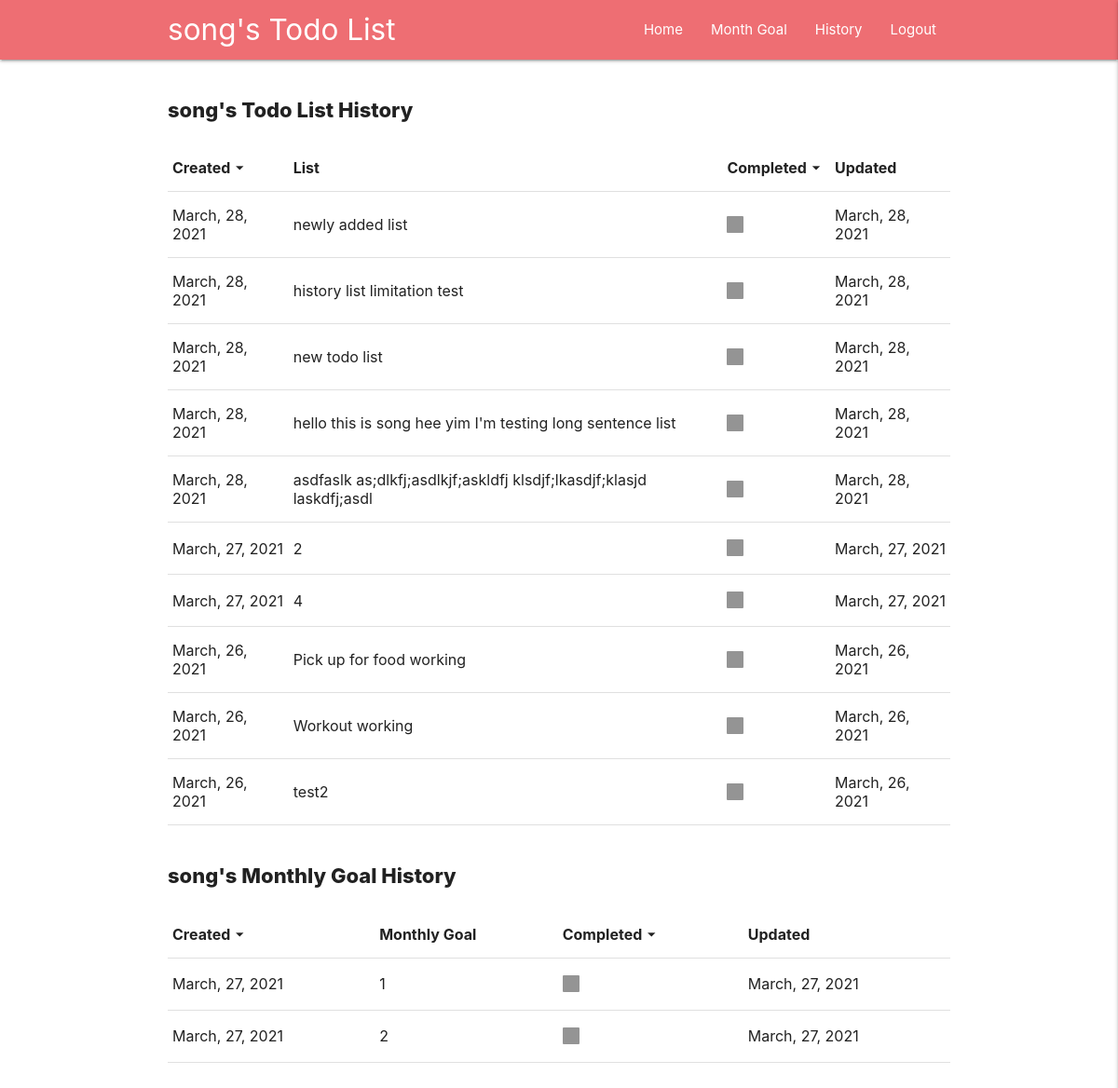
Screenshot of /history (signed in) with the database file from the repository.
### write_list/models.py (models this page shows, shortened)
class List(models.Model):
    user = models.ForeignKey(
        User, on_delete=models.CASCADE)
    cleared = models.BooleanField(default=False)
    todo_list = models.CharField(max_length=5000)
    created = models.DateTimeField(auto_now=True)
    updated_time = models.DateTimeField(auto_now_add=True, null=True)

### write_list/views.py (the view)
# urls.py: path('history', views.history, name='history'),
@ login_required(login_url='/login')
def history(request):
    userid = request.user.id
    daily = getData(userid, True)
    month = get_monthly_data(userid, True)
    send_data = {
        'daily': daily,
        'month': month,
    }
    return render(request, 'write_list/history.html', send_data)

### write_list/views.py (called while the page is built)
def getData(userid, getAll):
    if getAll:
        user = models.List.objects.filter(
            user=userid).order_by('created').reverse()
    else:
        user = models.List.objects.filter(
            user=userid, created__year=today.year, created__month=today.month, created__day=today.day).order_by('created').reverse()
    list_array = []
    for listEle in user:
        if listEle.cleared:
            status = 'checked'
        else:
            status = 'unchecked'
        add_list = {
            'cleared': status,
            "li": listEle.todo_list,
            "created": listEle.created.strftime('%B, %d, %Y'),
            "updated": listEle.updated_time.strftime('%B, %d, %Y'),
            "id": listEle.id
        }
        list_array.append(add_list)
    send_data = {
        'add_list': list_array
    }
    return send_data

def get_monthly_data(userid, getAll):
    if getAll:
        user = models.Monthly.objects.filter(
            user=userid).order_by('created').reverse()
    else:
        user = models.Monthly.objects.filter(
            user=userid, created__year=today.year, created__month=today.month).order_by('created').reverse()
    list_array = []
    for listEle in user:
        if listEle.cleared:
            status = 'checked'
        else:
            status = 'unchecked'
        add_list = {
            'cleared': status,
            "li": listEle.monthly_goal,
            "created": listEle.created.strftime('%B, %d, %Y'),
            "updated": listEle.updated_time.strftime('%B, %d, %Y'),
            "id": listEle.id
        }
        list_array.append(add_list)
    send_data = {
        'add_list': list_array
    }
    return send_data

### templates/write_list/history.html (shortened to what this page needs)
{% load static %}
<html lang="en">
<head>
    <link rel="stylesheet" href="{% static 'css/style.css' %}">
        <link
      rel="stylesheet"
      href="https://cdnjs.cloudflare.com/ajax/libs/materialize/1.0.0/css/materialize.min.css"
    />
</head>
<body>
{% include 'navbar.html' %}
<div class="container">
    <h1 class="home-title">{{request.user}}'s Todo List History</h1>
    <div class='table-wrap'>
        <table>
            <thead>
                <th class='th_which_has_sort sort_by_created'>Created
                    <div class='table_sort_button'>
                        <i class='material-icons dropdown-trigger' data-target='daily_dropdown_by_created'>arrow_drop_down</i>
                    </div>
                </th>
                <th>List</th>
                <th class='th_which_has_sort'>Completed
                    <div class='table_sort_button'>
                        <i class="material-icons">arrow_drop_down</i>
                    </div>
                </th>
                <th>Updated
                </th>
            </thead>
            {% for list in daily.add_list|slice:":10" %}
                <tr>
                    <td>
                        <p>{{list.created}}</p>
                    </td>
                    <td>
                        <p>{{list.li}}</p>
                    </td>
                    <td>
                        <label>
                            <span></span>
                        </label>
                    </td>
                    <td>
                        <p>{{list.updated}}</p>
                    </td>
                </tr>
            {% endfor %}
        </table>
    </div>
    <h1 class="home-title">{{request.user}}'s Monthly Goal History</h1>
    <div class='table-wrap'>
        <table>
        <thead>
            <th class='th_which_has_sort sort_by_created'>Created
                <div class='table_sort_button'>
                    <i class="material-icons">arrow_drop_down</i>
                </div>
            </th>
            <th>Monthly Goal</th>
            <th class='th_which_has_sort'>Completed
                <div class='table_sort_button'>
                    <i class="material-icons">arrow_drop_down</i>
                </div>
            </th>
            <th>Updated</th>
        </thead>
        {% for list in month.add_list|slice:":10"%}
            <tr>
                <td>
                    <p>{{list.created}}</p>
                </td>
                <td>
                    <p>{{list.li}}</p>
                </td>
                <td>
                    <label>
                        <span></span>
                    </label>
                </td>
                <td>
                    <p>{{list.updated}}</p>
                </td>
            </tr>
        {% endfor %}
        </table>
    </div>
</div>
</body>
</html>

### templates/navbar.html (shortened to what this page needs)
    <nav>
        <div class='container'>
            <div class="nav-wrapper">
            <a href="/" class="brand-logo">{{request.user}}'s Todo List</a>
            <ul class="right hide-on-med-and-down">
                <li><a href="/">Home</a></li>
                <li><a href="/month">Month Goal</a></li>
                <li><a href="/history">History</a></li>
                <li><a href="/logout">Logout</a></li>
            </ul>
            </div>
        </div>
    </nav>

### static/css/style.css (style rules this page uses)
body { padding-bottom: 150px; }
.home-title { font-size: 22px; font-weight: 800; }
.material-icons { font-size: 20px !important; }
.table-wrap { overflow: auto; }
.th_which_has_sort { display: flex; flex-direction: row; }
.table_sort_button { cursor: pointer; }

### rows the page displays
List: li "newly added list"
List: li "history list limitation test"
List: li "new todo list"
List: li "hello this is song hee yim I'm testing long sentence list"
List: li "asdfaslk as;dlkfj;asdlkjf;askldfj klsdjf;lkasdjf;klasjd laskdfj;asdl"
List: li "Pick up for food working"
List: li "Workout working"
List: li "test2"

### other values shown
{{ request.user }} "song"
{{ list.created }} "March, 28, 2021" "March, 28, 2021" "March, 28, 2021" "March, 28, 2021" "March, 28, 2021" "March, 27, 2021" "March, 27, 2021" "March, 26, 2021" "March, 26, 2021" "March, 26, 2021"
{{ list.updated }} "March, 28, 2021" "March, 28, 2021" "March, 28, 2021" "March, 28, 2021" "March, 28, 2021" "March, 27, 2021" "March, 27, 2021" "March, 26, 2021" "March, 26, 2021" "March, 26, 2021"
{{ list.li }} "2" "4"
{{ list.created }} "March, 27, 2021" "March, 27, 2021"
{{ list.li }} "1" "2"
{{ list.updated }} "March, 27, 2021" "March, 27, 2021"
